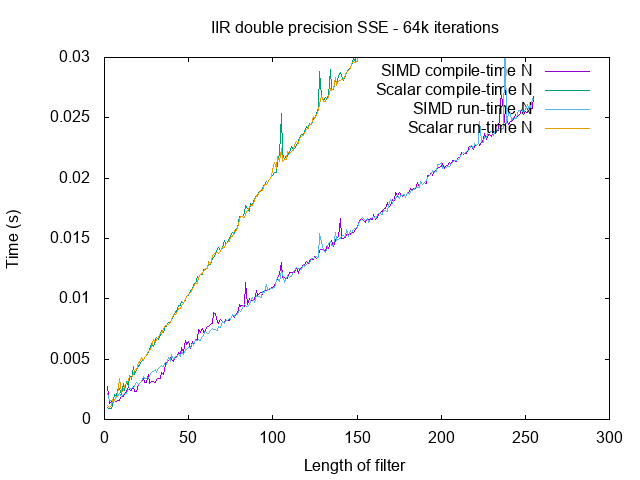

Write the gnuplot code that produced this figure.
set title "IIR double precision SSE - 64k iterations"

set xlabel "Length of filter"
set ylabel "Time (s)"

plot "iir-sse.dat" u 1:6 w lines t "SIMD compile-time N", \
     "" u 1:7 w lines t "Scalar compile-time N", \
     "" u 1:8 w lines t "SIMD run-time N", \
     "" u 1:9 w lines t "Scalar run-time N"
